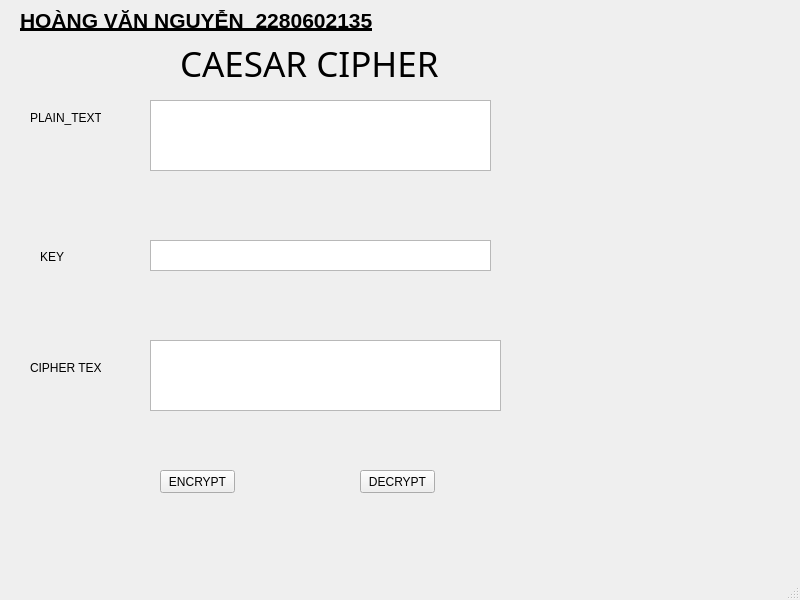
<?xml version="1.0" encoding="UTF-8"?>
<ui version="4.0">
 <class>MainWindow</class>
 <widget class="QMainWindow" name="MainWindow">
  <property name="geometry">
   <rect>
    <x>0</x>
    <y>0</y>
    <width>800</width>
    <height>600</height>
   </rect>
  </property>
  <property name="windowTitle">
   <string>MainWindow</string>
  </property>
  <widget class="QWidget" name="centralwidget">
   <widget class="QPlainTextEdit" name="txt_key">
    <property name="geometry">
     <rect>
      <x>150</x>
      <y>240</y>
      <width>341</width>
      <height>31</height>
     </rect>
    </property>
   </widget>
   <widget class="QPlainTextEdit" name="txt_cipher_text">
    <property name="geometry">
     <rect>
      <x>150</x>
      <y>340</y>
      <width>351</width>
      <height>71</height>
     </rect>
    </property>
   </widget>
   <widget class="QPlainTextEdit" name="txt_plain_text">
    <property name="geometry">
     <rect>
      <x>150</x>
      <y>100</y>
      <width>341</width>
      <height>71</height>
     </rect>
    </property>
   </widget>
   <widget class="QPushButton" name="btn_encrypt">
    <property name="geometry">
     <rect>
      <x>160</x>
      <y>470</y>
      <width>75</width>
      <height>23</height>
     </rect>
    </property>
    <property name="text">
     <string>ENCRYPT</string>
    </property>
   </widget>
   <widget class="QPushButton" name="btn_decrypt">
    <property name="geometry">
     <rect>
      <x>360</x>
      <y>470</y>
      <width>75</width>
      <height>23</height>
     </rect>
    </property>
    <property name="text">
     <string>DECRYPT</string>
    </property>
   </widget>
   <widget class="QLabel" name="label">
    <property name="geometry">
     <rect>
      <x>180</x>
      <y>40</y>
      <width>301</width>
      <height>47</height>
     </rect>
    </property>
    <property name="font">
     <font>
      <family>Nirmala UI Semilight</family>
      <pointsize>26</pointsize>
     </font>
    </property>
    <property name="text">
     <string>CAESAR CIPHER</string>
    </property>
    <property name="margin">
     <number>10</number>
    </property>
   </widget>
   <widget class="QLabel" name="label_2">
    <property name="geometry">
     <rect>
      <x>30</x>
      <y>110</y>
      <width>71</width>
      <height>16</height>
     </rect>
    </property>
    <property name="text">
     <string>PLAIN_TEXT</string>
    </property>
   </widget>
   <widget class="QLabel" name="label_3">
    <property name="geometry">
     <rect>
      <x>40</x>
      <y>250</y>
      <width>47</width>
      <height>13</height>
     </rect>
    </property>
    <property name="text">
     <string>KEY</string>
    </property>
   </widget>
   <widget class="QLabel" name="label_4">
    <property name="geometry">
     <rect>
      <x>30</x>
      <y>360</y>
      <width>71</width>
      <height>16</height>
     </rect>
    </property>
    <property name="text">
     <string>CIPHER TEXT</string>
    </property>
   </widget>
   <widget class="QLabel" name="label_5">
    <property name="geometry">
     <rect>
      <x>20</x>
      <y>0</y>
      <width>491</width>
      <height>41</height>
     </rect>
    </property>
    <property name="baseSize">
     <size>
      <width>5</width>
      <height>5</height>
     </size>
    </property>
    <property name="font">
     <font>
      <pointsize>16</pointsize>
      <weight>75</weight>
      <bold>true</bold>
      <underline>true</underline>
     </font>
    </property>
    <property name="text">
     <string>HOÀNG VĂN NGUYỄN_2280602135</string>
    </property>
   </widget>
  </widget>
  <widget class="QMenuBar" name="menubar">
   <property name="geometry">
    <rect>
     <x>0</x>
     <y>0</y>
     <width>800</width>
     <height>21</height>
    </rect>
   </property>
  </widget>
  <widget class="QStatusBar" name="statusbar"/>
 </widget>
 <resources/>
 <connections/>
</ui>
